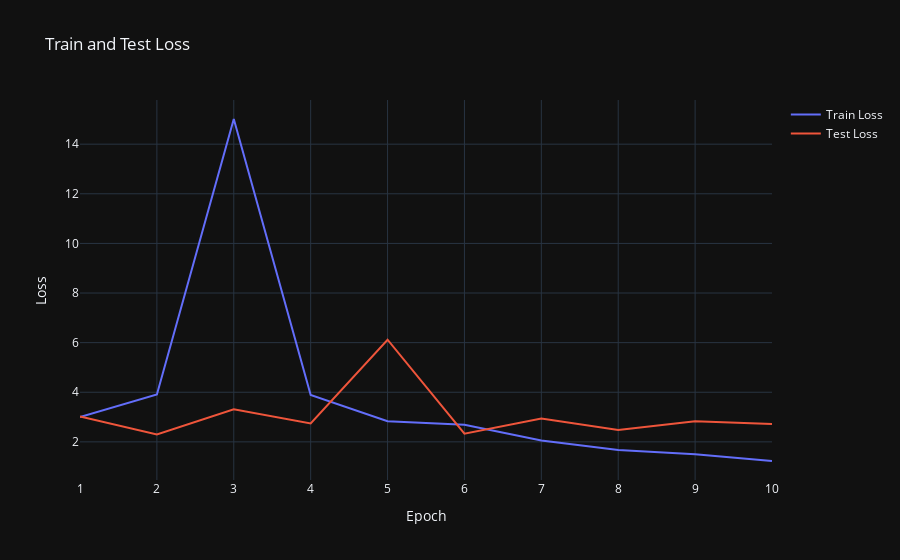
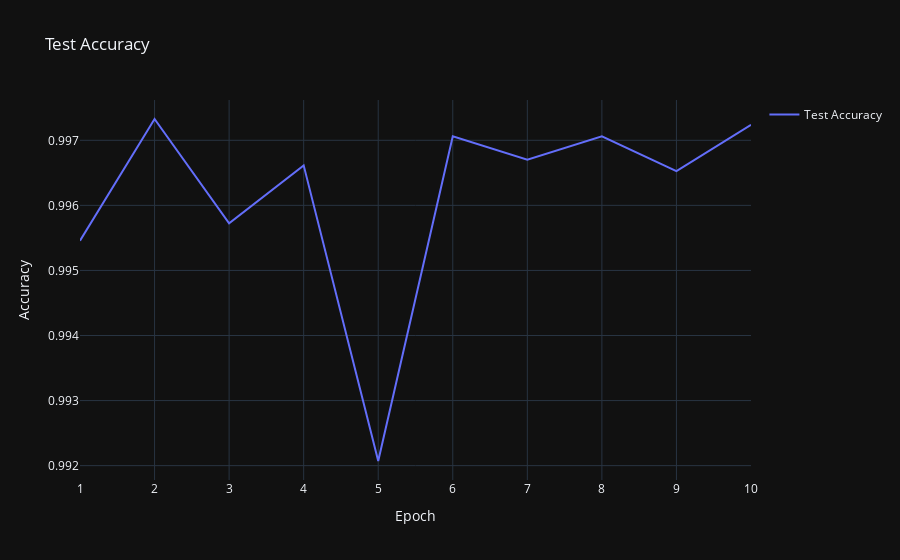

Here is the notebook cell these charts were saved with, in order:
### Code cell
epochs = 10
info = fit(epochs, model, nn.CrossEntropyLoss(), opt, dataloader_train, dataloader_test)
plot_training(*info)

### Figure 1 — Plotly figure (JSON) as saved in the notebook; plotly's stock layout.template omitted (floating-point values rounded to 4 significant figures)
{"data": [{"mode": "lines", "name": "Train Loss", "x": [1, 2, 3, 4, 5, 6, 7, 8, 9, 10], "y": [3.004, 3.909, 15.02, 3.887, 2.828, 2.685, 2.058, 1.671, 1.504, 1.228], "type": "scatter"}, {"mode": "lines", "name": "Test Loss", "x": [1, 2, 3, 4, 5, 6, 7, 8, 9, 10], "y": [3.02, 2.297, 3.316, 2.743, 6.118, 2.332, 2.94, 2.48, 2.83, 2.724], "type": "scatter"}], "layout": {"title": {"text": "Train and Test Loss"}, "xaxis": {"title": {"text": "Epoch"}}, "yaxis": {"title": {"text": "Loss"}}, "showlegend": true}}

### Figure 2 — Plotly figure (JSON) as saved in the notebook; plotly's stock layout.template omitted (floating-point values rounded to 4 significant figures)
{"data": [{"mode": "lines", "name": "Test Accuracy", "x": [1, 2, 3, 4, 5, 6, 7, 8, 9, 10], "y": [0.9955, 0.9973, 0.9957, 0.9966, 0.9921, 0.9971, 0.9967, 0.9971, 0.9965, 0.9972], "type": "scatter"}], "layout": {"title": {"text": "Test Accuracy"}, "xaxis": {"title": {"text": "Epoch"}}, "yaxis": {"title": {"text": "Accuracy"}}, "showlegend": true}}
